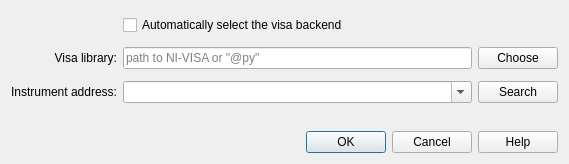
<?xml version="1.0" encoding="UTF-8"?>
<ui version="4.0">
 <class>LibraryDialog</class>
 <widget class="QDialog" name="LibraryDialog">
  <property name="geometry">
   <rect>
    <x>0</x>
    <y>0</y>
    <width>569</width>
    <height>164</height>
   </rect>
  </property>
  <property name="sizePolicy">
   <sizepolicy hsizetype="Preferred" vsizetype="Preferred">
    <horstretch>0</horstretch>
    <verstretch>0</verstretch>
   </sizepolicy>
  </property>
  <property name="windowTitle">
   <string>Connection Settings</string>
  </property>
  <layout class="QGridLayout">
   <property name="verticalSpacing">
    <number>8</number>
   </property>
   <item row="3" column="0">
    <widget class="QLabel" name="labelVisaLib">
     <property name="enabled">
      <bool>true</bool>
     </property>
     <property name="text">
      <string>Visa library:</string>
     </property>
     <property name="alignment">
      <set>Qt::AlignRight|Qt::AlignTrailing|Qt::AlignVCenter</set>
     </property>
    </widget>
   </item>
   <item row="5" column="0">
    <widget class="QLabel" name="labelVisaAdress">
     <property name="text">
      <string>Instrument address:</string>
     </property>
     <property name="alignment">
      <set>Qt::AlignRight|Qt::AlignTrailing|Qt::AlignVCenter</set>
     </property>
    </widget>
   </item>
   <item row="7" column="0" colspan="3">
    <widget class="QDialogButtonBox" name="buttonBox">
     <property name="orientation">
      <enum>Qt::Horizontal</enum>
     </property>
     <property name="standardButtons">
      <set>QDialogButtonBox::Cancel|QDialogButtonBox::Help|QDialogButtonBox::Ok</set>
     </property>
    </widget>
   </item>
   <item row="1" column="1">
    <widget class="QCheckBox" name="checkBoxAutoVisa">
     <property name="toolTip">
      <string>&lt;html&gt;&lt;head/&gt;&lt;body&gt;&lt;p&gt;Automically detect installed NI-VISA library or fall back to pyvisa-py.&lt;/p&gt;&lt;/body&gt;&lt;/html&gt;</string>
     </property>
     <property name="text">
      <string>Automatically select the visa backend</string>
     </property>
    </widget>
   </item>
   <item row="5" column="1">
    <widget class="QComboBox" name="comboBoxAddress">
     <property name="editable">
      <bool>true</bool>
     </property>
    </widget>
   </item>
   <item row="5" column="2">
    <widget class="QPushButton" name="pushButtonSearch">
     <property name="toolTip">
      <string>&lt;html&gt;&lt;head/&gt;&lt;body&gt;&lt;p&gt;Search for available instruments. Some instruments may not be detected.&lt;/p&gt;&lt;/body&gt;&lt;/html&gt;</string>
     </property>
     <property name="text">
      <string>Search</string>
     </property>
    </widget>
   </item>
   <item row="3" column="1">
    <widget class="QLineEdit" name="lineEditLibrary">
     <property name="toolTip">
      <string>&lt;html&gt;&lt;head/&gt;&lt;body&gt;&lt;p&gt;Manually select the NI-VISA library path or choose a pyvisa-py backend by entering &amp;quot;@py&amp;quot; in the path field.&lt;/p&gt;&lt;/body&gt;&lt;/html&gt;</string>
     </property>
     <property name="placeholderText">
      <string>path to NI-VISA or &quot;@py&quot;</string>
     </property>
    </widget>
   </item>
   <item row="3" column="2">
    <widget class="QPushButton" name="pushButtonChoose">
     <property name="toolTip">
      <string>&lt;html&gt;&lt;head/&gt;&lt;body&gt;&lt;p&gt;Choose NI-VISA library to use.&lt;/p&gt;&lt;/body&gt;&lt;/html&gt;</string>
     </property>
     <property name="text">
      <string>Choose</string>
     </property>
    </widget>
   </item>
   <item row="2" column="0" colspan="3">
    <spacer name="verticalSpacer_3">
     <property name="orientation">
      <enum>Qt::Vertical</enum>
     </property>
     <property name="sizeHint" stdset="0">
      <size>
       <width>0</width>
       <height>0</height>
      </size>
     </property>
    </spacer>
   </item>
   <item row="0" column="0" colspan="3">
    <spacer name="verticalSpacer_4">
     <property name="orientation">
      <enum>Qt::Vertical</enum>
     </property>
     <property name="sizeHint" stdset="0">
      <size>
       <width>0</width>
       <height>0</height>
      </size>
     </property>
    </spacer>
   </item>
   <item row="6" column="0" colspan="3">
    <spacer name="verticalSpacer">
     <property name="orientation">
      <enum>Qt::Vertical</enum>
     </property>
     <property name="sizeHint" stdset="0">
      <size>
       <width>0</width>
       <height>20</height>
      </size>
     </property>
    </spacer>
   </item>
   <item row="4" column="0" colspan="3">
    <spacer name="verticalSpacer_2">
     <property name="orientation">
      <enum>Qt::Vertical</enum>
     </property>
     <property name="sizeHint" stdset="0">
      <size>
       <width>0</width>
       <height>0</height>
      </size>
     </property>
    </spacer>
   </item>
  </layout>
 </widget>
 <resources/>
 <connections>
  <connection>
   <sender>buttonBox</sender>
   <signal>accepted()</signal>
   <receiver>LibraryDialog</receiver>
   <slot>accept()</slot>
   <hints>
    <hint type="sourcelabel">
     <x>248</x>
     <y>254</y>
    </hint>
    <hint type="destinationlabel">
     <x>157</x>
     <y>274</y>
    </hint>
   </hints>
  </connection>
  <connection>
   <sender>buttonBox</sender>
   <signal>rejected()</signal>
   <receiver>LibraryDialog</receiver>
   <slot>reject()</slot>
   <hints>
    <hint type="sourcelabel">
     <x>316</x>
     <y>260</y>
    </hint>
    <hint type="destinationlabel">
     <x>286</x>
     <y>274</y>
    </hint>
   </hints>
  </connection>
 </connections>
</ui>
